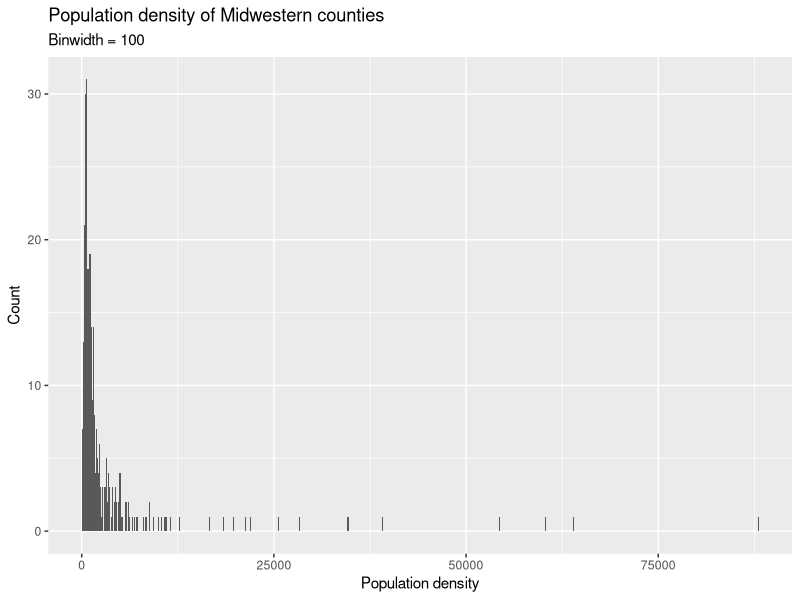

The R script that drew this image:
## ---- chunk 1
#| eval: true
#| message: false
library(tidyverse)
## ---- chunk 2
ggplot(midwest, aes(x = popdensity)) +
  geom_histogram(binwidth = 100) +
  labs(
    x = "Population density",
    y = "Count",
    title = "Population density of Midwestern counties",
    subtitle = "Binwidth = 100"
  )
